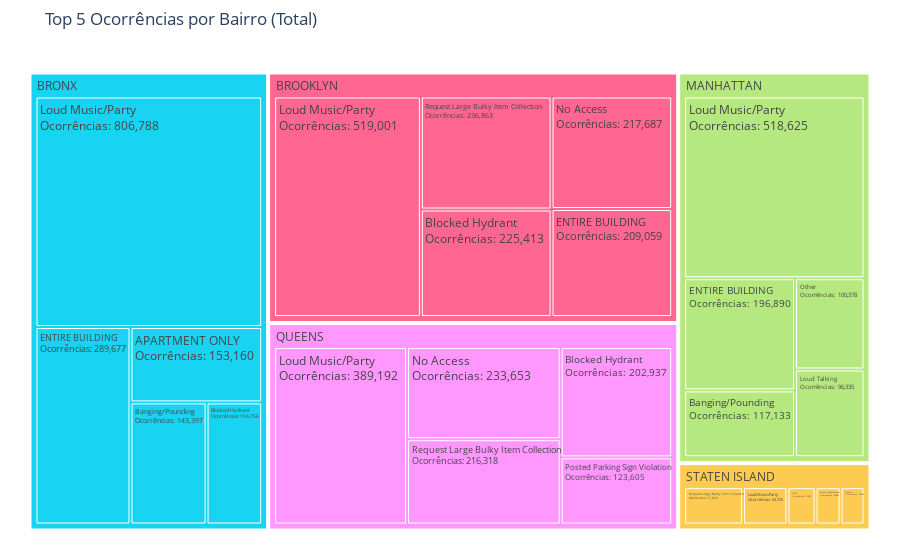

This figure's notebook cell:
### Markdown cell above
#### Total das ocorrências

### Code cell
occurrences_by_borough = df_mod.groupby(['borough', 'descriptor']).size().reset_index(name='count')

# Selecionar os 5 casos mais frequentes por bairro
top_occurrences = occurrences_by_borough.groupby('borough').apply(lambda x: x.nlargest(5, 'count')).reset_index(drop=True)

# Criar Tree Map
fig = px.treemap(
    top_occurrences, 
    path=['borough', 'descriptor'],  # Agrupamento por Bairro e Tipo de Ocorrência
    values='count', 
    color='borough',  # Diferenciar bairros por cor
    title="Top 5 Ocorrências por Bairro (Total)",
    color_discrete_map={'Brooklyn': 'blue', 'Manhattan': 'red', 'Queens': 'green', 'Bronx': 'purple', 'Staten Island': 'orange'}
)

# Adicionar valores dentro dos blocos
fig.update_traces(texttemplate='%{label}<br>Ocorrências: %{value}', textfont_size=12)

# Ajustar layout para melhor visualização
fig.update_layout(margin=dict(t=50, l=25, r=25, b=25))

# Exibir gráfico interativo
fig.show()

### Figure 1 — Plotly figure (JSON) as saved in the notebook; plotly's stock layout.template omitted (floating-point values rounded to 4 significant figures)
{"data": [{"branchvalues": "total", "customdata": [["BRONX"], ["BRONX"], ["BRONX"], ["BRONX"], ["BRONX"], ["BRONX"], ["BROOKLYN"], ["BROOKLYN"], ["BROOKLYN"], ["BROOKLYN"], ["BROOKLYN"], ["BROOKLYN"], ["MANHATTAN"], ["MANHATTAN"], ["MANHATTAN"], ["MANHATTAN"], ["MANHATTAN"], ["MANHATTAN"], ["QUEENS"], ["QUEENS"], ["QUEENS"], ["QUEENS"], ["QUEENS"], ["QUEENS"], ["STATEN ISLAND"], ["STATEN ISLAND"], ["STATEN ISLAND"], ["STATEN ISLAND"], ["STATEN ISLAND"], ["STATEN ISLAND"]], "domain": {"x": [0, 1], "y": [0, 1]}, "hovertemplate": "labels=%{label}<br>count=%{value}<br>parent=%{parent}<br>id=%{id}<br>borough=%{customdata[0]}<extra></extra>", "ids": ["BRONX/Loud Music/Party", "BRONX/ENTIRE BUILDING", "BRONX/APARTMENT ONLY", "BRONX/Banging/Pounding", "BRONX/Blocked Hydrant", "BRONX", "BROOKLYN/Loud Music/Party", "BROOKLYN/Request Large Bulky Item Collection", "BROOKLYN/Blocked Hydrant", "BROOKLYN/No Access", "BROOKLYN/ENTIRE BUILDING", "BROOKLYN", "MANHATTAN", "MANHATTAN/Loud Talking", "MANHATTAN/Banging/Pounding", "MANHATTAN/ENTIRE BUILDING", "MANHATTAN/Loud Music/Party", "MANHATTAN/Other", "QUEENS", "QUEENS/Loud Music/Party", "QUEENS/No Access", "QUEENS/Request Large Bulky Item Collection", "QUEENS/Blocked Hydrant", "QUEENS/Posted Parking Sign Violation", "STATEN ISLAND/Request Large Bulky Item Collection", "STATEN ISLAND/Loud Music/Party", "STATEN ISLAND/Trash", "STATEN ISLAND/Ewaste appointment", "STATEN ISLAND/Pothole", "STATEN ISLAND"], "labels": ["Loud Music/Party", "ENTIRE BUILDING", "APARTMENT ONLY", "Banging/Pounding", "Blocked Hydrant", "BRONX", "Loud Music/Party", "Request Large Bulky Item Collection", "Blocked Hydrant", "No Access", "ENTIRE BUILDING", "BROOKLYN", "MANHATTAN", "Loud Talking", "Banging/Pounding", "ENTIRE BUILDING", "Loud Music/Party", "Other", "QUEENS", "Loud Music/Party", "No Access", "Request Large Bulky Item Collection", "Blocked Hydrant", "Posted Parking Sign Violation", "Request Large Bulky Item Collection", "Loud Music/Party", "Trash", "Ewaste appointment", "Pothole", "STATEN ISLAND"], "marker": {"colors": ["#19d3f3", "#19d3f3", "#19d3f3", "#19d3f3", "#19d3f3", "#19d3f3", "#FF6692", "#FF6692", "#FF6692", "#FF6692", "#FF6692", "#FF6692", "#B6E880", "#B6E880", "#B6E880", "#B6E880", "#B6E880", "#B6E880", "#FF97FF", "#FF97FF", "#FF97FF", "#FF97FF", "#FF97FF", "#FF97FF", "#FECB52", "#FECB52", "#FECB52", "#FECB52", "#FECB52", "#FECB52"]}, "name": "", "parents": ["BRONX", "BRONX", "BRONX", "BRONX", "BRONX", "", "BROOKLYN", "BROOKLYN", "BROOKLYN", "BROOKLYN", "BROOKLYN", "", "", "MANHATTAN", "MANHATTAN", "MANHATTAN", "MANHATTAN", "MANHATTAN", "", "QUEENS", "QUEENS", "QUEENS", "QUEENS", "QUEENS", "STATEN ISLAND", "STATEN ISLAND", "STATEN ISLAND", "STATEN ISLAND", "STATEN ISLAND", ""], "textfont": {"size": 12}, "texttemplate": "%{label}<br>Ocorrências: %{value}", "type": "treemap", "values": [806800.0, 289700.0, 153200.0, 143400.0, 104800.0, 1498000.0, 519000.0, 236900.0, 225400.0, 217700.0, 209100.0, 1408000.0, 1029000.0, 96340.0, 117100.0, 196900.0, 518600.0, 100400.0, 1166000.0, 389200.0, 233700.0, 216300.0, 202900.0, 123600.0, 57890.0, 43720.0, 27690.0, 24660.0, 23510.0, 177500.0]}], "layout": {"legend": {"tracegroupgap": 0}, "margin": {"b": 25, "l": 25, "r": 25, "t": 50}, "title": {"text": "Top 5 Ocorrências por Bairro (Total)"}}}
